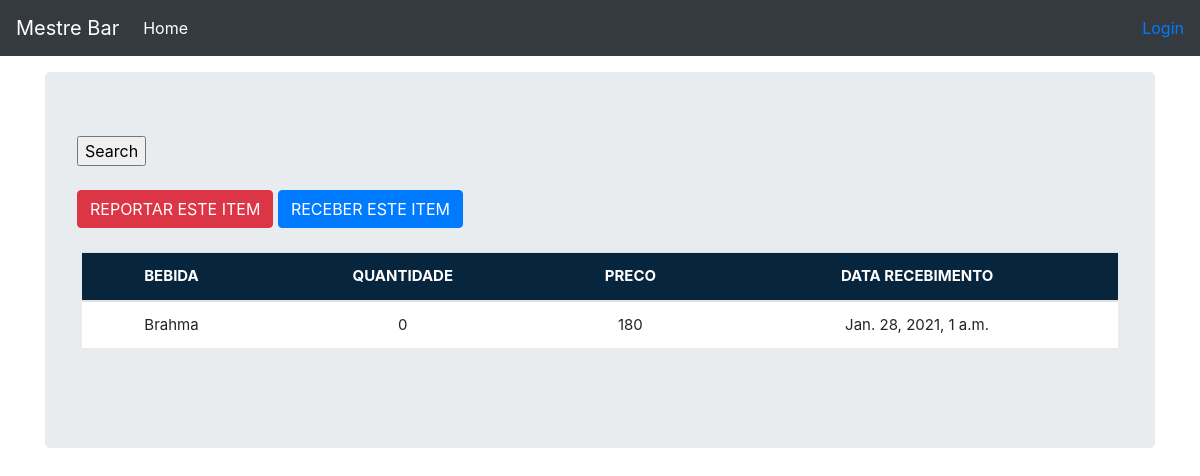
Screenshot of /stock_details/24/ with the database file from the repository.
### stockmgmt/models.py (models this page shows, shortened)
class Stock(models.Model):
	bebida = models.ForeignKey(Bebida, on_delete=models.CASCADE, blank=True)
	quantidade = models.IntegerField(default='0', blank=False, null=True)
	preco_compra = models.IntegerField(default='0', blank=False, null=True)
	data_recebimento = models.DateTimeField(auto_now_add=False, auto_now=True)
	reportar_erro = models.IntegerField(default='0', blank=False, null=True)
	erro_por = models.CharField( max_length=50, blank=True, null=True )
	recebido = models.IntegerField(default='0', blank=False, null=True)
	recebido_por = models.CharField( max_length=50, blank=True, null=True )
	reorder_level = models.IntegerField(default='0', blank=False, null=True)

class Bebida(models.Model):
    name = models.CharField(max_length=50, blank=True, null=True)
    def __str__(self):
        return self.name

### stockmgmt/views.py (the view)
# urls.py: path('stock_details/<str:pk>/', views.stock_details, name='stock_details'),
def stock_details(request, pk):
	queryset = Stock.objects.get(id=pk)
	context = {"title": queryset.bebida,
			   "queryset": queryset,
			   }
	return render(request, 'stock_details.html', context)

### stockmgmt/templates/stock_details.html (shortened to what this page needs)
{% load static %}
{% load crispy_forms_tags %}
<!DOCTYPE html>
<html lang="en">
<link href="{% static 'css/stylesheet.css' %}" rel="stylesheet">
<head>
</head>
<body>
</body>
</html>
<!doctype html>
<html lang="en">
  <head>
<link href="{% static 'css/stylesheet.css' %}" rel="stylesheet">
<link href="{% static 'css/bootstrap.min.css' %}" rel="stylesheet">
    <link href="{% static 'css/navbar-top-fixed.css' %}" rel="stylesheet">
  </head>
  <body>
{% include 'navbar.html' %}
<main role="main" class="container">
  <div class="jumbotron">
        <form method='POST' action=''>{% csrf_token %}
                <input type="submit" value='Search'/>
        </form>
        <br>
      <a href="{% url 'issue_items' queryset.id %}"><div class='btn btn-danger'>REPORTAR ESTE ITEM</div></a>
      <a href="{% url 'receive_items' queryset.id %}"><div class='btn btn-primary'>RECEBER ESTE ITEM</div></a>
      <br><br>
      <div class="display_table">
         <table class='table'>
            <thead>
              <tr>
                <th>BEBIDA</th>
                <th>QUANTIDADE</th>
                <th>PRECO</th>
                <th>DATA RECEBIMENTO</th>
              </tr>
              <tr>
                <td>{{queryset.bebida}}</td>
                <td>{{queryset.quantidade}}</td>
                <td>{{queryset.preco_compra}}</td>
                <td>{{queryset.data_recebimento}}</td>
              </tr>
         </table>
      </div>
  </div>
</main>
      </body>
</html>

### stockmgmt/static/css/stylesheet.css (style rules this page uses)
body { background:#ffef96 }
.table { font-size: 15px; text-align: center; width: 95%; margin: auto; text-align: center; }
.table tr:nth-child(odd) { background: rgb(138 230 226 / 50%) }
.table tr:nth-child(even) { background: #ffffff }
th { background-color: #08253e; color: white; }
.display_table { border-bottom-right-radius: 20px; padding-left: 5px; padding-right: 5px; padding-bottom: 20px; }

### stockmgmt/static/css/navbar-top-fixed.css (style rules this page uses)
body { min-height: 75rem; padding-top: 4.5rem; }

### rows the page displays
Stock: bebida "Brahma", quantidade "0", preco_compra "180", data_recebimento "Jan. 28, 2021, 1 a.m."
